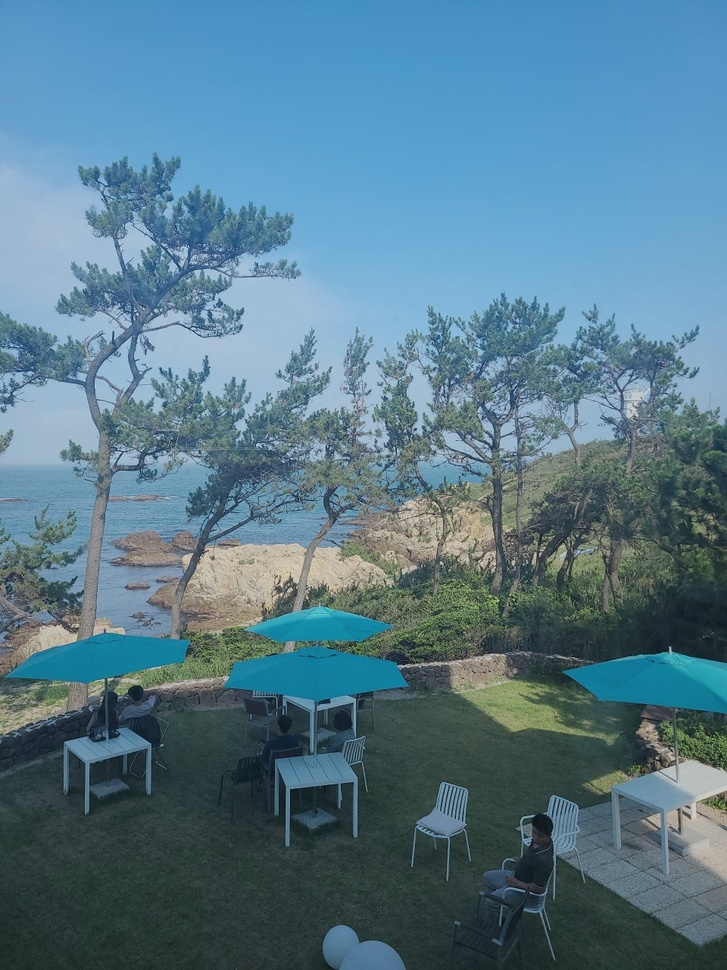
#> input picture Geonhui/Assignment02/cafe.jpg, 727 x 970 px, shrunk from 960 x 1280 before the run
$ python Assign_PP.py
#> lines starting #> are read from the running program, lines starting #| are printed output that depends on the picture
import cv2
import random
nOutput=int(input("몇개를 출력할까요?"))
#> the answer given: 3
for k in range(nOutput):
	#1.회전, 2.확대/축소, 3.채도
	degree=random.uniform(0,360)
	scale=random.uniform(0,2)
	saturation=random.uniform(0,255)
	#이미지 불러오기
	image=cv2.imread("cafe.jpg")
#> image is the input picture: shape (970, 727, 3); mean B, G, R 139.8, 122.4, 86.8

	#1.회전
	#높이,너비를 이용하여 회전 중심점을 설정
	#2*3 회전 행렬 생성 함수(cv2.getRotationMatrix2D)
	#cv2.getRotationMatrix2D(중심점,각도,비율)
	height,width,channel=image.shape
#> height = 970; width = 727; channel = 3
	matrix=cv2.getRotationMatrix2D((width/2,height/2),degree,scale)

	#cv2.warpAffine(원본이미지, 어파인 맵 행렬, 출력 이미지 크기)
	image=cv2.warpAffine(image,matrix,(width,height))
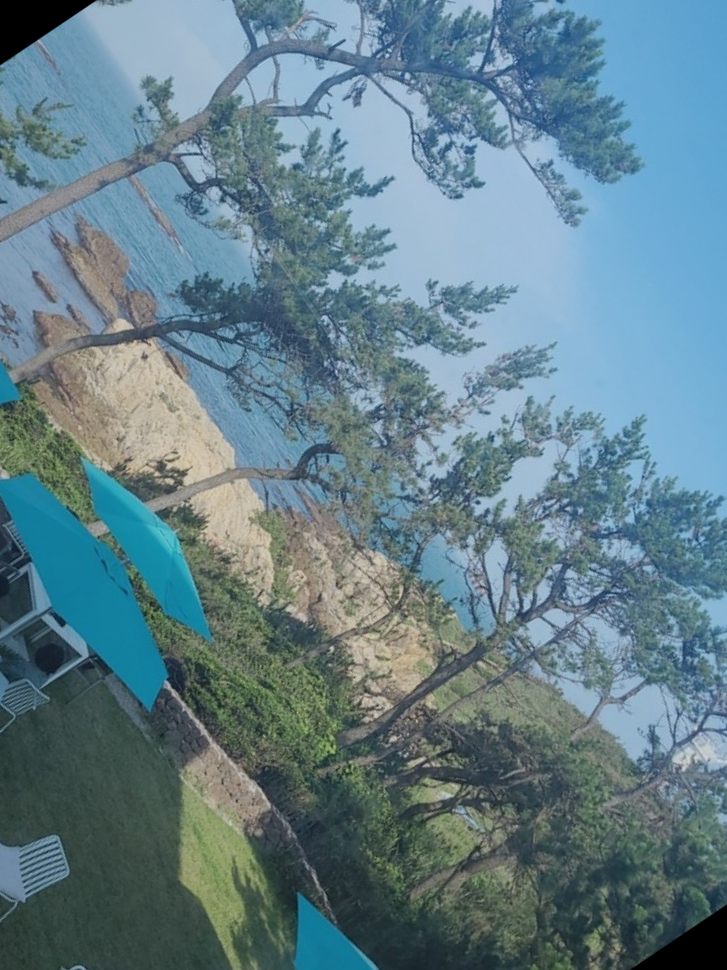
#> image: shape (970, 727, 3); mean B, G, R 138, 127.7, 99.3

	#3.채도변경
	#h(hue색상),s(saturation채도),v(value명도)
	#s는 0(무채색)~255(검은색)
	hsv=cv2.cvtColor(image,cv2.COLOR_BGR2HSV)
#> hsv: shape (970, 727, 3); mean H, S, V 86.1, 79.3, 142.8
	h,s,v=cv2.split(hsv)
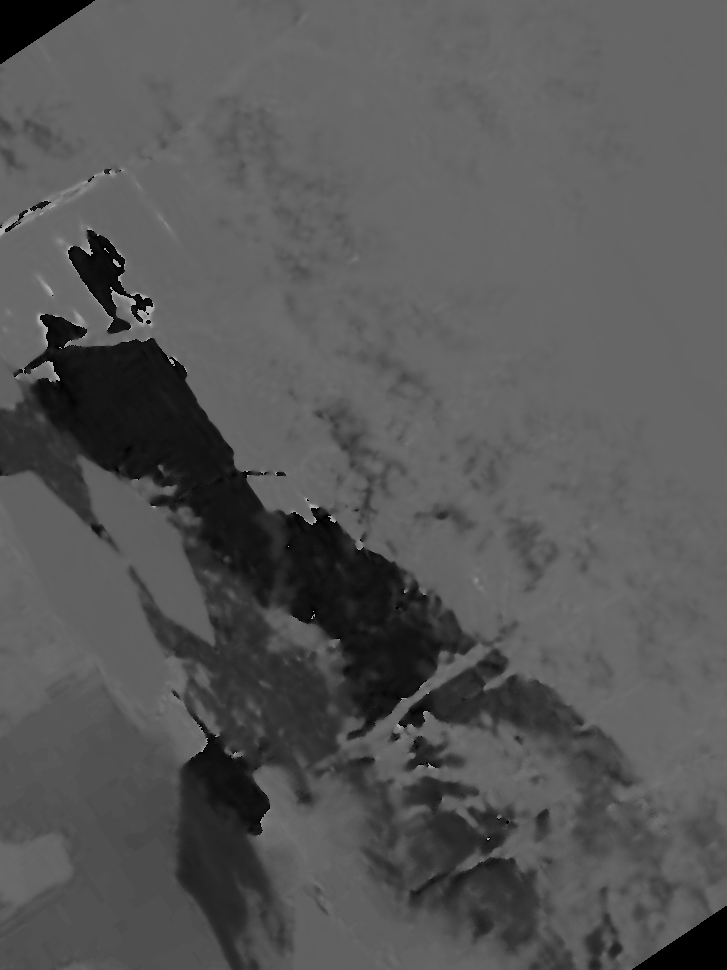
#> h: shape (970, 727); min 0, max 178, mean 86.1
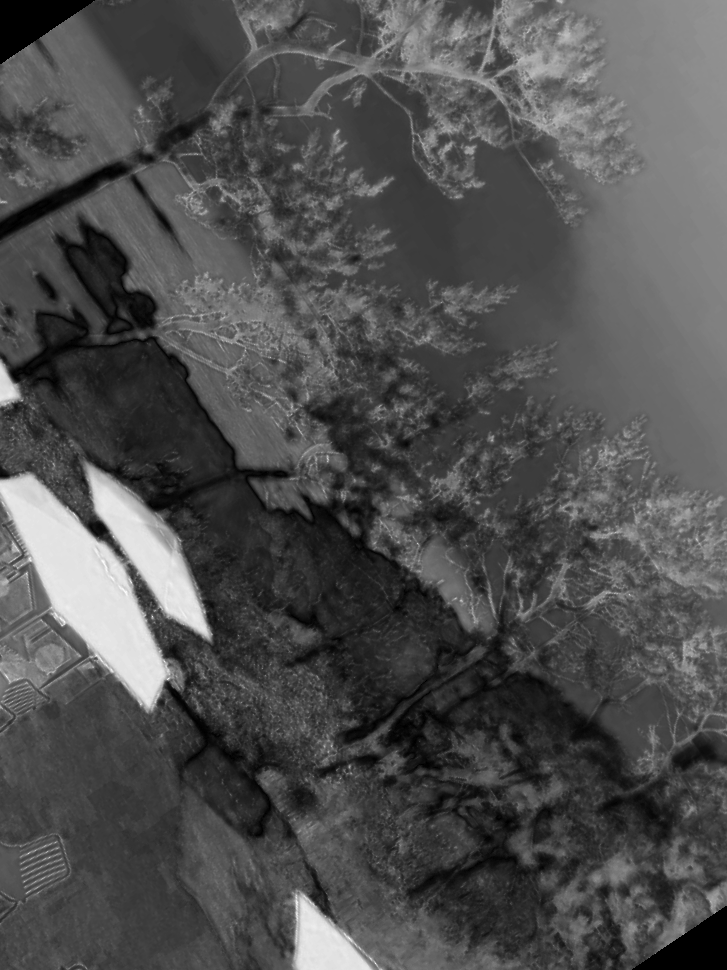
#> s: shape (970, 727); min 0, max 255, mean 79.3
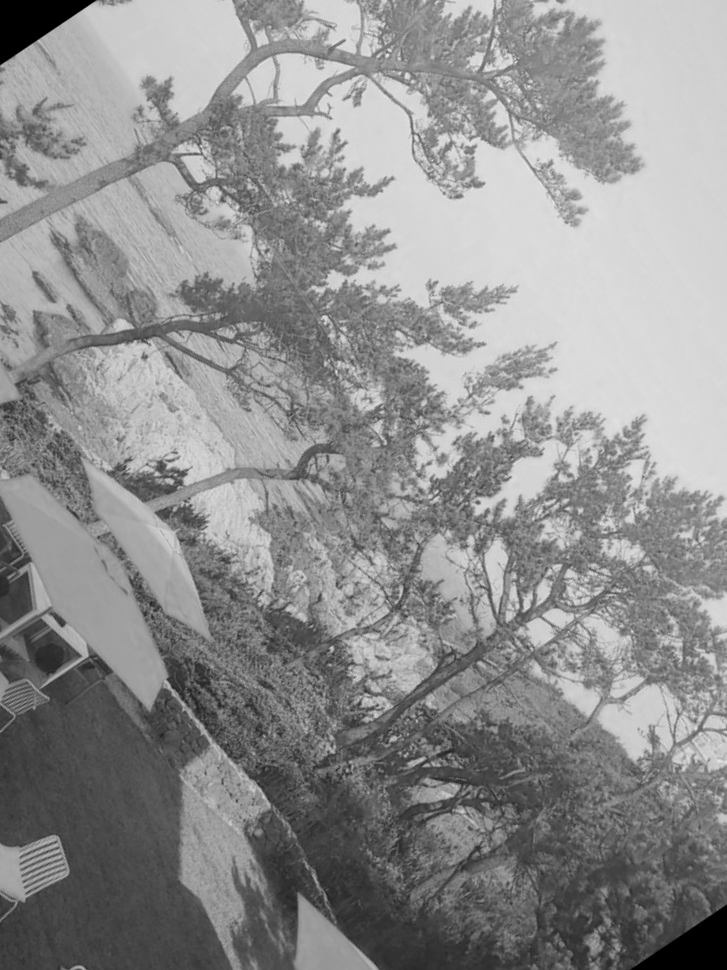
#> v: shape (970, 727); min 0, max 247, mean 142.8
	cv2.add(s,saturation)
	image=cv2.merge((h,s,v))
	image=cv2.cvtColor(image,cv2.COLOR_HSV2BGR)

	cv2.imshow("cafe",image)
	cv2.waitKey(0)
	cv2.destroyAllWindows()
	cv2.imwrite("cafe "+ str(k) +".jpg",image)
